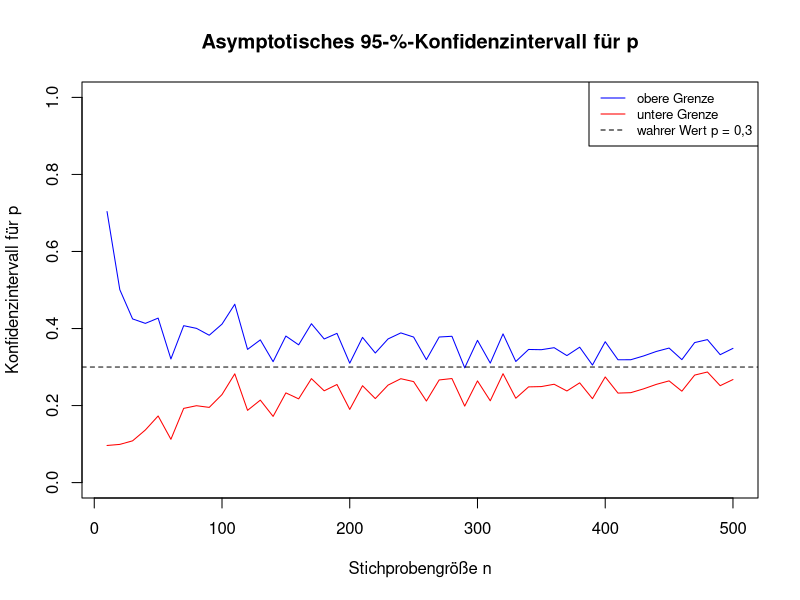

Here is the R script that generated this plot:
# =============================================================================
# R-Beispiel 18 zu Kapitel 4: Konfidenzintervalle
# Quelle: Textseite „R Beispiel 18 - Kapitel 4.3“ im LMS (bis 21.11.2026 „R Beispiel 18-19“).
# Beispiel 19 behandelt Tests und steht in lms/r_beispiele/kapitel_5.R.
# Überarbeitet am 21.11.2026; Änderungen gegenüber dem LMS stehen in lms/AENDERUNGEN.md
# Benötigt nur Base R.
# =============================================================================


# -----------------------------------------------------------------------------
# Beispiel 18 (Kap. 4.3): Asymptotisches Konfidenzintervall für einen Anteil p
# -----------------------------------------------------------------------------
# Für wachsende Stichprobenumfänge wird jeweils eine Stichprobe mit wahrem
# Anteil p = 0,3 gezogen und das 95-%-Konfidenzintervall berechnet:
#   p_dach +/- z_(1 - alpha/2) * sqrt(p_dach * (1 - p_dach) / n)
# Das Intervall wird mit wachsendem n schmaler.
set.seed(123)
alpha <- 0.05
p_wahr <- 0.3
z_alpha <- qnorm(1 - alpha / 2)               # 1 - alpha/2-Quantil der N(0, 1)

n_vec <- seq(from = 10, to = 500, by = 10)    # Stichprobengrößen
untere_grenze <- numeric(length(n_vec))
obere_grenze  <- numeric(length(n_vec))

for (i in seq_along(n_vec)) {
  stichprobe <- rbinom(n_vec[i], size = 1, prob = p_wahr)
  p_dach <- mean(stichprobe)                            # Schätzer für p
  se <- sqrt(p_dach * (1 - p_dach) / n_vec[i])          # Standardfehler
  untere_grenze[i] <- p_dach - z_alpha * se
  obere_grenze[i]  <- p_dach + z_alpha * se
}

plot(n_vec, obere_grenze, type = "l", ylim = c(0, 1), col = "blue",
     main = "Asymptotisches 95-%-Konfidenzintervall für p",
     xlab = "Stichprobengröße n", ylab = "Konfidenzintervall für p")
lines(n_vec, untere_grenze, col = "red")
abline(h = p_wahr, lty = 2)
legend("topright", legend = c("obere Grenze", "untere Grenze", "wahrer Wert p = 0,3"),
       col = c("blue", "red", "black"), lty = c(1, 1, 2), cex = 0.8, bg = "white")
